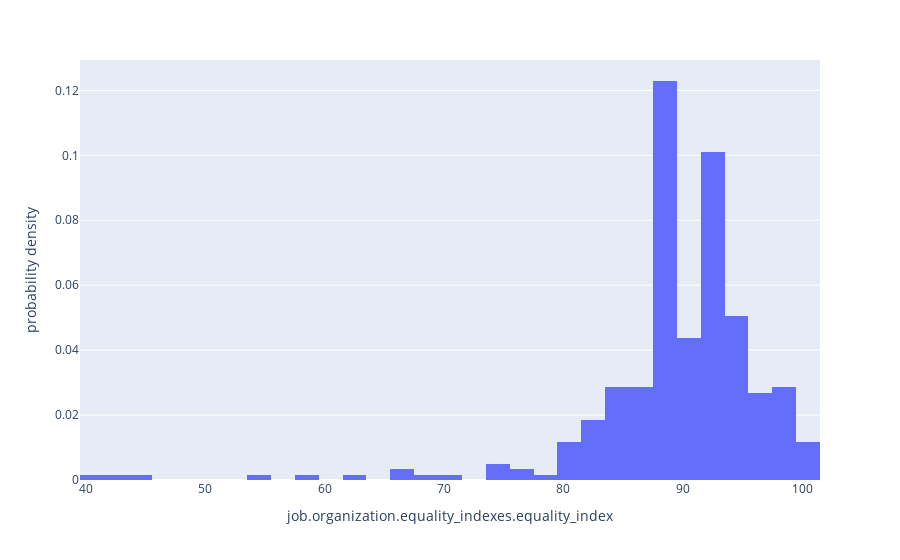

Source (notebook cell):
### Code cell
fig = px.histogram(df_welcome, x="job.organization.equality_indexes.equality_index", histnorm="probability density")
fig.show()

### Figure 1 — Plotly figure (JSON) as saved in the notebook; plotly's stock layout.template omitted (floating-point values rounded to 4 significant figures; data arrays with more than 128 entries replaced by an {"elided": "..."} marker saying what was removed)
{"data": [{"alignmentgroup": "True", "bingroup": "x", "histnorm": "probability density", "hovertemplate": "job.organization.equality_indexes.equality_index=%{x}<br>probability density=%{y}<extra></extra>", "legendgroup": "", "marker": {"color": "#636efa", "pattern": {"shape": ""}}, "name": "", "offsetgroup": "", "orientation": "v", "showlegend": false, "type": "histogram", "x": {"elided": "461 int values"}, "xaxis": "x", "yaxis": "y"}], "layout": {"barmode": "relative", "legend": {"tracegroupgap": 0}, "margin": {"t": 60}, "xaxis": {"anchor": "y", "domain": [0, 1], "title": {"text": "job.organization.equality_indexes.equality_index"}}, "yaxis": {"anchor": "x", "domain": [0, 1], "title": {"text": "probability density"}}}}
